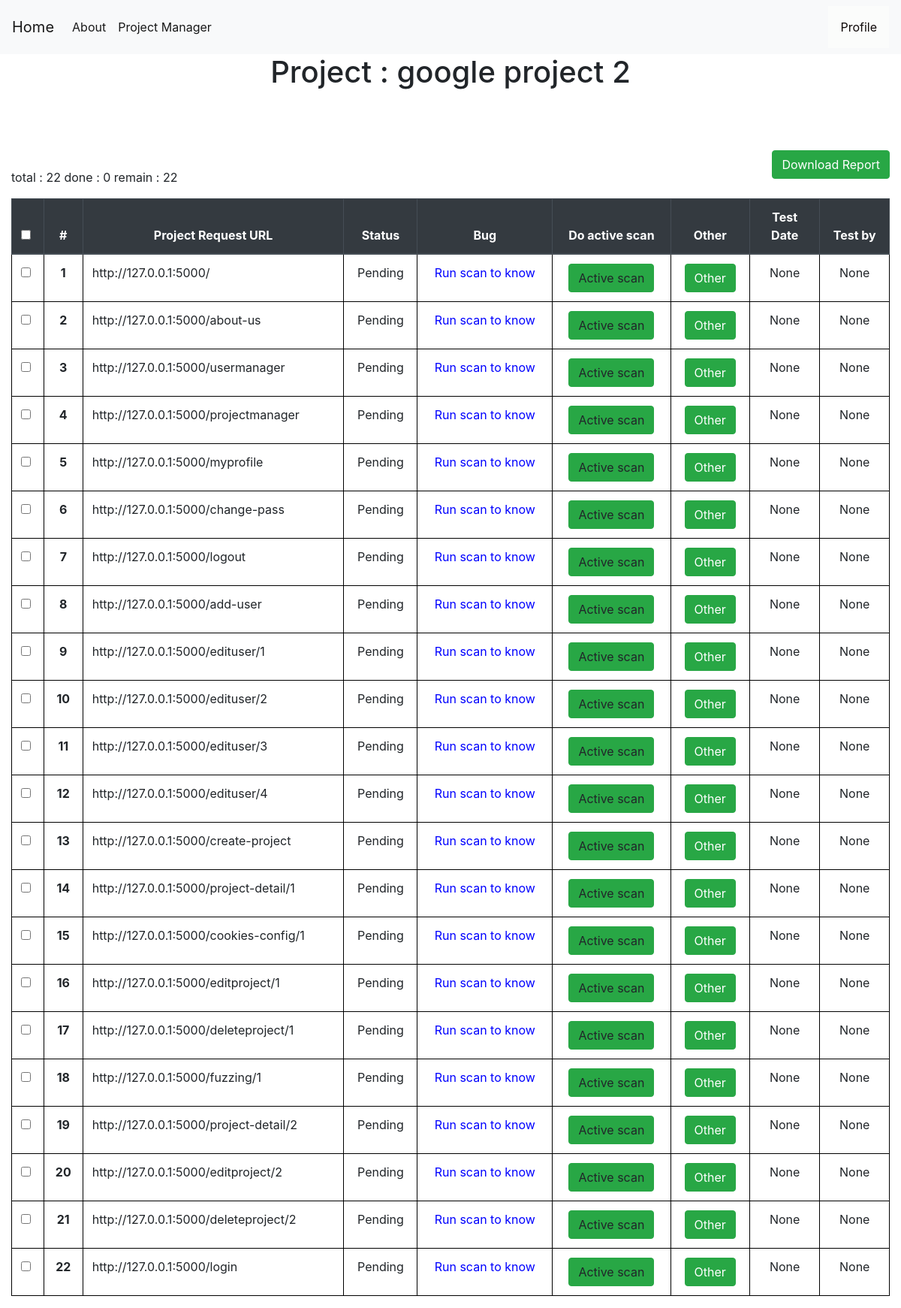
/project-detail/1 (signed in), run on the app's committed database.
### tables this page shows
CREATE TABLE projects (
    projectid INTEGER PRIMARY KEY AUTOINCREMENT,
    projectname TEXT NOT NULL,
    startdate date NOT NULL,
    enddate date,
    vunls int,
    target text not null,
    securitylevel TEXT,
    manager TEXT ,
    pentester TEXT ,
    status TEXT NOT NULL,
    create_by INTEGER ,
    isspider INTEGER,
    isfuzzing INTEGER,
    login INTEGER NOT NULL,
    isconfig INTEGER NOT NULL DEFAULT 0,
    FOREIGN KEY (pentester) REFERENCES users(userid) ON DELETE CASCADE
    FOREIGN KEY (manager) REFERENCES users(userid) ON DELETE CASCADE
    FOREIGN KEY (create_by) REFERENCES users(userid) ON DELETE CASCADE
);

CREATE TABLE requests (
    requestid INTEGER PRIMARY KEY AUTOINCREMENT,
    projectid INTEGER NOT NULL,
    requesturl TEXT NOT NULL,
    status TEXT NOT NULL,
    bug TEXT,
    isscan INTEGER ,
    pentester TEXT ,
    testdate DATE,
    FOREIGN KEY (pentester) REFERENCES users(userid) ON DELETE CASCADE
    FOREIGN KEY (projectid) REFERENCES projects(projectid) ON DELETE CASCADE
);

### app.py (the view)
@app.route('/project-detail/<int:id>', methods=('GET', 'POST'))
def project_detail(id):
    msg = ''
    conn = get_db_connection()
    if session["userid"] == None:
        return redirect(url_for('login'))
    currentuser = get_current_user()
    project = conn.execute('SELECT * FROM projects WHERE projectid = ?',(id,)).fetchone()
    if currentuser["username"] != project["pentester"]:
        if currentuser["username"] == project["manager"]:
            print("")
        else:
            return render_template('403.html',)
    conn = get_db_connection()
    users = conn.execute('SELECT * FROM users',).fetchall()
    havebugs = conn.execute('SELECT * FROM requests,bugs WHERE requests.requestid = bugs.requestid AND projectid = ? AND bugs.requestid in (SELECT requestid FROM bugs) GROUP BY bugs.requestid',(id,)).fetchall()
    requests = conn.execute('SELECT * FROM requests WHERE projectid = ?',(id,)).fetchall()
    total = conn.execute('SELECT count(requestid) FROM requests WHERE projectid = ?',(id,)).fetchone()
    totalrequest = total["count(requestid)"]
    done = conn.execute('SELECT count(requestid) FROM requests WHERE status = ? AND projectid = ?',("Done",id,)).fetchone()
    donerequest = done["count(requestid)"]
    remain = total["count(requestid)"] - done["count(requestid)"]
    if remain == 0 and totalrequest != 0:
        updateprj = conn.execute('UPDATE projects SET status = ?,enddate= ? WHERE projectid = ?',("Done",datetime.today().strftime('%Y-%m-%d'),id,))
    conn.commit()
    conn.close()
    return render_template('project_detail.html',currentuser=currentuser,havebugs=havebugs,users=users,project=project,totalrequest=totalrequest,donerequest=donerequest,remain=remain,requests=requests,msg=msg)

### app.py (called while the page is built)
def get_db_connection():
    conn = sqlite3.connect('database.db')
    conn.row_factory = sqlite3.Row
    return conn

def get_current_user():
    userid = session["userid"]
    conn = get_db_connection()
    user = conn.execute('SELECT * FROM users WHERE userid = ?',(userid,)).fetchone()
    conn.commit()
    conn.close()
    return user

### templates/project_detail.html (shortened to what this page needs)
{% extends 'base.html' %}
{% block content %}
    <center><h1>{% block title %} Project : {{project.projectname}}  {% endblock %}</h1></center>
    <link rel= "stylesheet" type= "text/css" href= "{{ url_for('static',filename='css/showuser.css') }}">
    <link rel= "stylesheet" type= "text/css" href= "{{ url_for('static',filename='css/loading.css') }}">
  <center>
    <a href="{{ url_for('download_report',id= project.projectid)}}" class="btn btn-success" style="float: right;" role="button" aria-pressed="true">Download Report</a>
</center></br>
<div>
  total : {{totalrequest}}
  done : {{donerequest}}
  remain : {{remain}}
</div>
<div>
    <table class="table" style="width:100%">
        <thead class="thead-dark" style="width:100%">
          <tr>
            <th>
            <input name="select-all" id="select-all" type="checkbox" value="" aria-label="" onClick="toggle(this)">
            </th>
            <th style="text-align: center" scope="col">#</th>
            <th style="text-align: center" cope="col">Project Request URL</th>
            <th style="text-align: center" scope="col">Status</th>
            <th style="text-align: center" scope="col">Bug</th>
            <th style="text-align: center" scope="col">Do active scan</th>
            <th style="text-align: center" scope="col">Other</th>
            <th style="text-align: center;width: 8%;" scope="col">Test Date</th>
            <th style="text-align: center" scope="col">Test by</th>
          </tr>
        </thead>
        <tbody>
        {% for request in requests %}
          <tr>
            <th>
              <input type="checkbox" id="checkboxNoLabel" value="request.requestid" aria-label="">
            </th>
            <th style="text-align: center" class="counterCell"></th>
            <td >{{ request.requesturl }}</td>
            <td style="text-align: center" >{{ request.status }}</td>
            {% if request.isscan == 1 %}
              {% if request.bug == "Bug Found"%}
            <th style="color:red;text-align: center;"scope="row"><a style="color:red" href="{{ url_for('bug_detail',id= request.requestid) }} ">{{ request.bug }}!</a></th>
              {%else%}
              <th style="text-align: center" style="color: red"scope="row"><a style="color:green">Safe</a></th>
              {% endif %}
            {% elif request.isscan != 1%}
              <td style="text-align: center"><a style="color:blue">Run scan to know</a></td>
            {% endif %}
            {% if request.isscan != 1 %}
            <td style="text-align: center" >
              <span style="float:center;">
              <a onclick="loadScreen({{request.requestid}})"class="btn btn-success">Active scan</a>
              </span>
            </td>
            {% else %}
            <td style="text-align: center" >
              <span style="float:center;">
              Had been scanned
              </span>
            </td>
            {% endif %}
            <td style="text-align: center" class="align-middle" >
              <div style="float:center;" class="dropdown">
                <button class="btn btn-success" class="dropbtn">Other</button>
              </div>
            </td>
            <td style="text-align: center">{{ request.testdate }}</td>
            <td style="text-align: center">{{ request.pentester }}</td>
          {% endfor %}
        </tbody>
      </table>
    </div>
{% endblock %}

### static/css/style.css (style rules this page uses)
table, th, td { border: 1px solid black; }
body { min-height: 100vh; height: 100%; margin: 0; z-index: 10; display: grid; grid-template-rows: auto 1fr auto; }
body { display: flex; flex-direction: column; }
.dropdown { position: relative; display: inline-block; }

### static/css/showuser.css (style rules this page uses)
table { counter-reset: tableCount; }
.counterCell:before { content: counter(tableCount); counter-increment: tableCount; }

### data on the page
projects: projectname "google project 2"
requests: requesturl "http://127.0.0.1:5000/", status "Pending", isscan "Run scan to know", testdate "None", pentester "None"
requests: requesturl "http://127.0.0.1:5000/about-us", status "Pending", isscan "Run scan to know", testdate "None", pentester "None"
requests: requesturl "http://127.0.0.1:5000/usermanager", status "Pending", isscan "Run scan to know", testdate "None", pentester "None"
requests: requesturl "http://127.0.0.1:5000/projectmanager", status "Pending", isscan "Run scan to know", testdate "None", pentester "None"
requests: requesturl "http://127.0.0.1:5000/myprofile", status "Pending", isscan "Run scan to know", testdate "None", pentester "None"
requests: requesturl "http://127.0.0.1:5000/change-pass", status "Pending", isscan "Run scan to know", testdate "None", pentester "None"
requests: requesturl "http://127.0.0.1:5000/logout", status "Pending", isscan "Run scan to know", testdate "None", pentester "None"
requests: requesturl "http://127.0.0.1:5000/add-user", status "Pending", isscan "Run scan to know", testdate "None", pentester "None"
requests: requesturl "http://127.0.0.1:5000/edituser/1", status "Pending", isscan "Run scan to know", testdate "None", pentester "None"
requests: requesturl "http://127.0.0.1:5000/edituser/2", status "Pending", isscan "Run scan to know", testdate "None", pentester "None"
requests: requesturl "http://127.0.0.1:5000/edituser/3", status "Pending", isscan "Run scan to know", testdate "None", pentester "None"
requests: requesturl "http://127.0.0.1:5000/edituser/4", status "Pending", isscan "Run scan to know", testdate "None", pentester "None"
requests: requesturl "http://127.0.0.1:5000/create-project", status "Pending", isscan "Run scan to know", testdate "None", pentester "None"
requests: requesturl "http://127.0.0.1:5000/project-detail/1", status "Pending", isscan "Run scan to know", testdate "None", pentester "None"
requests: requesturl "http://127.0.0.1:5000/cookies-config/1", status "Pending", isscan "Run scan to know", testdate "None", pentester "None"
requests: requesturl "http://127.0.0.1:5000/editproject/1", status "Pending", isscan "Run scan to know", testdate "None", pentester "None"
requests: requesturl "http://127.0.0.1:5000/deleteproject/1", status "Pending", isscan "Run scan to know", testdate "None", pentester "None"
requests: requesturl "http://127.0.0.1:5000/fuzzing/1", status "Pending", isscan "Run scan to know", testdate "None", pentester "None"
requests: requesturl "http://127.0.0.1:5000/project-detail/2", status "Pending", isscan "Run scan to know", testdate "None", pentester "None"
requests: requesturl "http://127.0.0.1:5000/editproject/2", status "Pending", isscan "Run scan to know", testdate "None", pentester "None"
requests: requesturl "http://127.0.0.1:5000/deleteproject/2", status "Pending", isscan "Run scan to know", testdate "None", pentester "None"
requests: requesturl "http://127.0.0.1:5000/login", status "Pending", isscan "Run scan to know", testdate "None", pentester "None"

### other printed values
{{ totalrequest }} "22"
{{ donerequest }} "0"
{{ remain }} "22"
